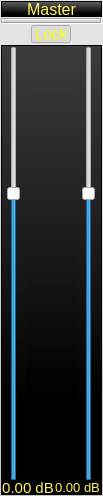
<?xml version="1.0" encoding="UTF-8"?>
<ui version="4.0">
 <class>CMasterWidget</class>
 <widget class="QFrame" name="CMasterWidget">
  <property name="geometry">
   <rect>
    <x>0</x>
    <y>0</y>
    <width>103</width>
    <height>496</height>
   </rect>
  </property>
  <property name="sizePolicy">
   <sizepolicy hsizetype="Fixed" vsizetype="Preferred">
    <horstretch>0</horstretch>
    <verstretch>0</verstretch>
   </sizepolicy>
  </property>
  <property name="minimumSize">
   <size>
    <width>103</width>
    <height>0</height>
   </size>
  </property>
  <property name="maximumSize">
   <size>
    <width>103</width>
    <height>16777215</height>
   </size>
  </property>
  <property name="windowTitle">
   <string>Form</string>
  </property>
  <property name="styleSheet">
   <string notr="true">QFrame{background-color: qlineargradient(spread:pad, x1:0, y1:0, x2:0, y2:1, stop:0 rgba(230, 230, 230, 255), stop:0.8 rgba(200, 200, 200, 255));}
</string>
  </property>
  <layout class="QVBoxLayout" name="verticalLayout">
   <property name="spacing">
    <number>1</number>
   </property>
   <property name="leftMargin">
    <number>1</number>
   </property>
   <property name="topMargin">
    <number>1</number>
   </property>
   <property name="rightMargin">
    <number>1</number>
   </property>
   <property name="bottomMargin">
    <number>1</number>
   </property>
   <item>
    <widget class="EffectLabel" name="label">
     <property name="minimumSize">
      <size>
       <width>0</width>
       <height>16</height>
      </size>
     </property>
     <property name="maximumSize">
      <size>
       <width>16777215</width>
       <height>16</height>
      </size>
     </property>
     <property name="font">
      <font>
       <pointsize>12</pointsize>
      </font>
     </property>
     <property name="styleSheet">
      <string notr="true">color: rgb(255, 244, 105);
background-color: qlineargradient(spread:pad, x1:0, y1:0, x2:0, y2:1, stop:0 rgba(100, 100, 100, 255), stop:0.8 rgba(0, 0, 0, 255));</string>
     </property>
     <property name="frameShape">
      <enum>QFrame::StyledPanel</enum>
     </property>
     <property name="frameShadow">
      <enum>QFrame::Sunken</enum>
     </property>
     <property name="text">
      <string>Master</string>
     </property>
     <property name="alignment">
      <set>Qt::AlignCenter</set>
     </property>
    </widget>
   </item>
   <item>
    <widget class="QFrame" name="verticalFrame">
     <property name="styleSheet">
      <string notr="true">QFrame{background-color: qlineargradient(spread:pad, x1:0, y1:0, x2:0, y2:1, stop:0 rgba(230, 230, 230, 255), stop:0.8 rgba(200, 200, 200, 255));}</string>
     </property>
     <property name="frameShape">
      <enum>QFrame::Box</enum>
     </property>
     <property name="frameShadow">
      <enum>QFrame::Sunken</enum>
     </property>
     <layout class="QVBoxLayout" name="EffectLayout">
      <property name="spacing">
       <number>1</number>
      </property>
      <property name="topMargin">
       <number>2</number>
      </property>
      <property name="bottomMargin">
       <number>0</number>
      </property>
     </layout>
    </widget>
   </item>
   <item alignment="Qt::AlignHCenter">
    <widget class="QToolButton" name="Lock">
     <property name="minimumSize">
      <size>
       <width>40</width>
       <height>0</height>
      </size>
     </property>
     <property name="maximumSize">
      <size>
       <width>40</width>
       <height>18</height>
      </size>
     </property>
     <property name="font">
      <font>
       <pointsize>11</pointsize>
      </font>
     </property>
     <property name="styleSheet">
      <string notr="true">QToolButton:checked{color:yellow;}</string>
     </property>
     <property name="text">
      <string>Lock</string>
     </property>
     <property name="checkable">
      <bool>true</bool>
     </property>
     <property name="checked">
      <bool>true</bool>
     </property>
    </widget>
   </item>
   <item>
    <spacer name="verticalSpacer">
     <property name="orientation">
      <enum>Qt::Vertical</enum>
     </property>
     <property name="sizeType">
      <enum>QSizePolicy::Fixed</enum>
     </property>
     <property name="sizeHint" stdset="0">
      <size>
       <width>20</width>
       <height>1</height>
      </size>
     </property>
    </spacer>
   </item>
   <item>
    <widget class="QFrame" name="horizontalFrame">
     <property name="styleSheet">
      <string notr="true">QFrame{background-color: qlineargradient(spread:pad, x1:0, y1:0, x2:0, y2:1, stop:0 rgba(60, 60, 60, 255), stop:0.8 rgba(0, 0, 0, 255));}</string>
     </property>
     <property name="frameShape">
      <enum>QFrame::StyledPanel</enum>
     </property>
     <property name="frameShadow">
      <enum>QFrame::Sunken</enum>
     </property>
     <layout class="QVBoxLayout" name="verticalLayout_2">
      <property name="spacing">
       <number>0</number>
      </property>
      <property name="leftMargin">
       <number>0</number>
      </property>
      <property name="topMargin">
       <number>0</number>
      </property>
      <property name="rightMargin">
       <number>0</number>
      </property>
      <property name="bottomMargin">
       <number>0</number>
      </property>
      <item>
       <layout class="QHBoxLayout" name="horizontalLayout_2">
        <property name="spacing">
         <number>1</number>
        </property>
        <item>
         <widget class="QSlider" name="VolL">
          <property name="sizePolicy">
           <sizepolicy hsizetype="Fixed" vsizetype="Expanding">
            <horstretch>0</horstretch>
            <verstretch>0</verstretch>
           </sizepolicy>
          </property>
          <property name="maximum">
           <number>150</number>
          </property>
          <property name="sliderPosition">
           <number>100</number>
          </property>
          <property name="orientation">
           <enum>Qt::Vertical</enum>
          </property>
         </widget>
        </item>
        <item>
         <widget class="CStereoPeak" name="Peak">
          <property name="sizePolicy">
           <sizepolicy hsizetype="Preferred" vsizetype="Preferred">
            <horstretch>0</horstretch>
            <verstretch>0</verstretch>
           </sizepolicy>
          </property>
          <property name="minimumSize">
           <size>
            <width>50</width>
            <height>0</height>
           </size>
          </property>
          <property name="maximumSize">
           <size>
            <width>50</width>
            <height>16777215</height>
           </size>
          </property>
          <property name="frameShape">
           <enum>QFrame::NoFrame</enum>
          </property>
          <property name="frameShadow">
           <enum>QFrame::Plain</enum>
          </property>
         </widget>
        </item>
        <item>
         <widget class="QSlider" name="VolR">
          <property name="sizePolicy">
           <sizepolicy hsizetype="Fixed" vsizetype="Expanding">
            <horstretch>0</horstretch>
            <verstretch>0</verstretch>
           </sizepolicy>
          </property>
          <property name="maximum">
           <number>150</number>
          </property>
          <property name="sliderPosition">
           <number>100</number>
          </property>
          <property name="orientation">
           <enum>Qt::Vertical</enum>
          </property>
         </widget>
        </item>
       </layout>
      </item>
      <item>
       <layout class="QHBoxLayout" name="horizontalLayout">
        <property name="spacing">
         <number>0</number>
        </property>
        <item>
         <widget class="EffectLabel" name="VolLabelL">
          <property name="minimumSize">
           <size>
            <width>0</width>
            <height>13</height>
           </size>
          </property>
          <property name="maximumSize">
           <size>
            <width>16777215</width>
            <height>13</height>
           </size>
          </property>
          <property name="font">
           <font>
            <pointsize>11</pointsize>
           </font>
          </property>
          <property name="styleSheet">
           <string notr="true">background: black; color: rgb(255, 244, 105);</string>
          </property>
          <property name="text">
           <string>0.00 dB</string>
          </property>
          <property name="alignment">
           <set>Qt::AlignCenter</set>
          </property>
         </widget>
        </item>
        <item>
         <widget class="EffectLabel" name="VolLabelR">
          <property name="minimumSize">
           <size>
            <width>0</width>
            <height>13</height>
           </size>
          </property>
          <property name="maximumSize">
           <size>
            <width>16777215</width>
            <height>13</height>
           </size>
          </property>
          <property name="font">
           <font>
            <pointsize>10</pointsize>
           </font>
          </property>
          <property name="styleSheet">
           <string notr="true">background: black; color: rgb(255, 244, 105);</string>
          </property>
          <property name="text">
           <string>0.00 dB</string>
          </property>
          <property name="alignment">
           <set>Qt::AlignCenter</set>
          </property>
         </widget>
        </item>
       </layout>
      </item>
     </layout>
    </widget>
   </item>
  </layout>
 </widget>
 <customwidgets>
  <customwidget>
   <class>EffectLabel</class>
   <extends>QLabel</extends>
   <header>effectlabel.h</header>
  </customwidget>
  <customwidget>
   <class>CStereoPeak</class>
   <extends>QFrame</extends>
   <header>cstereopeak.h</header>
   <container>1</container>
  </customwidget>
 </customwidgets>
 <resources/>
 <connections/>
</ui>
